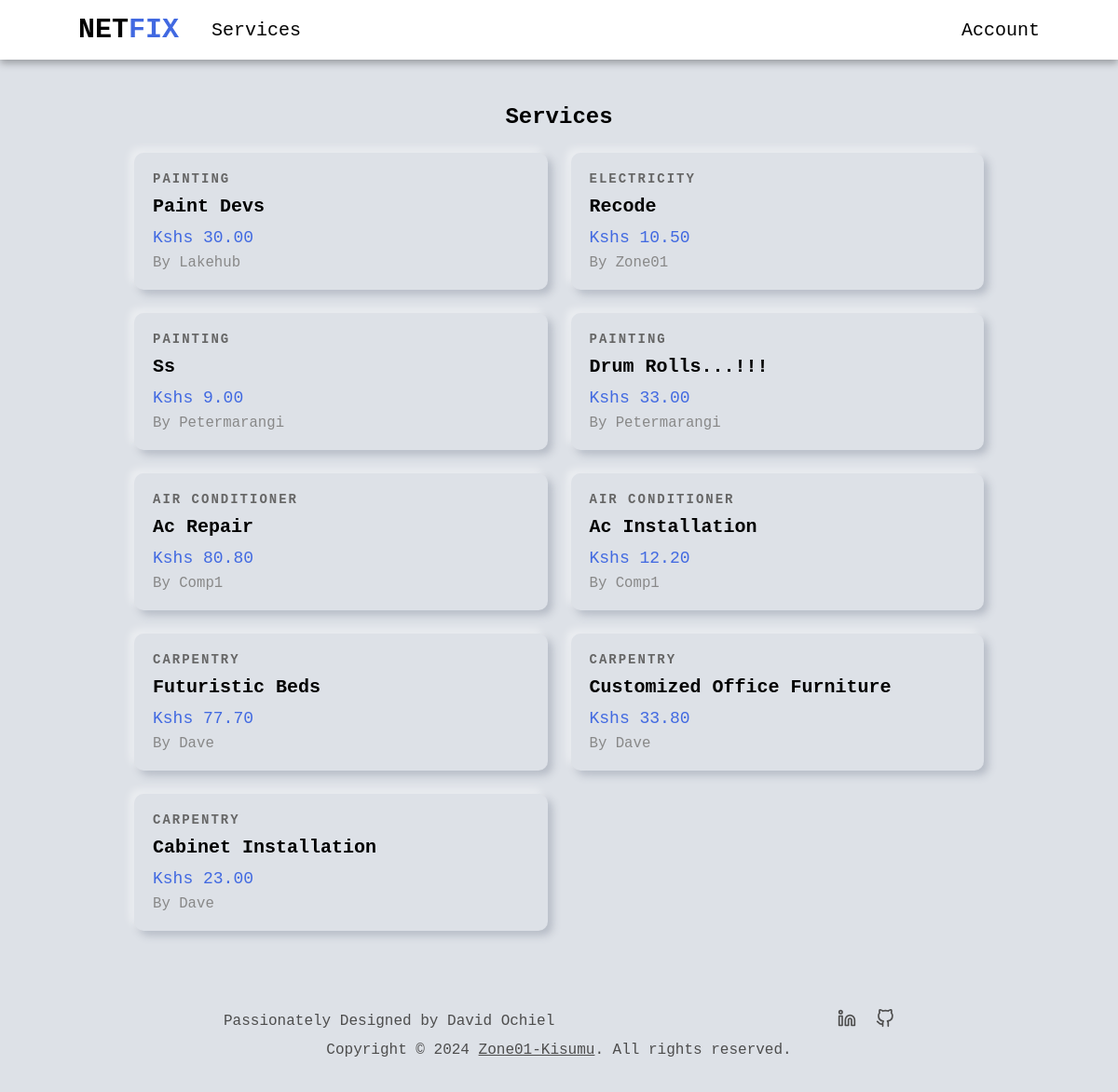
The page /services/ on the database as committed earlier.
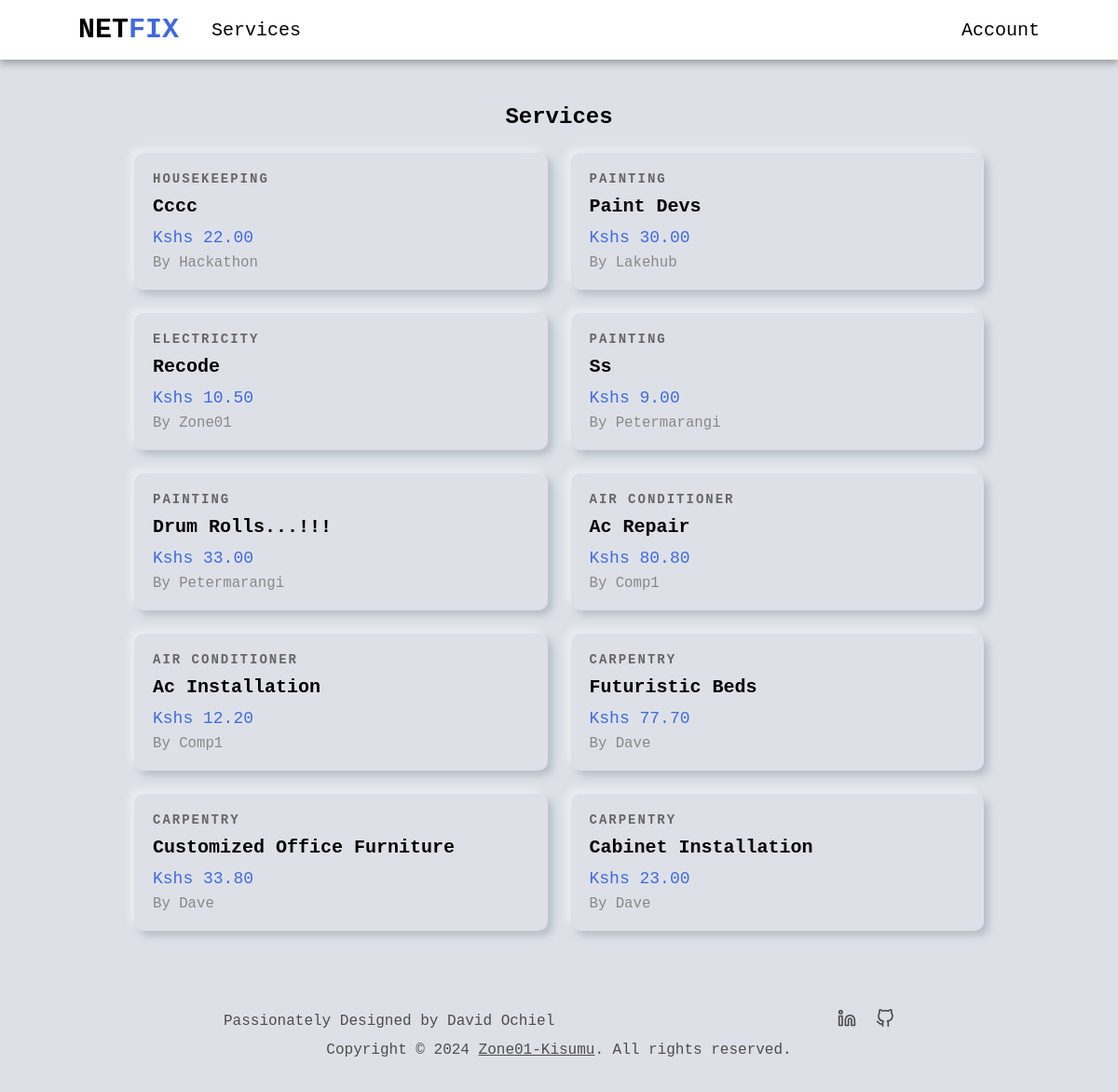
The same page on the database as committed later.
### services/models.py (models this page shows, shortened)
class Service(models.Model):
    company = models.ForeignKey(Company, default="", on_delete=models.CASCADE)
    name = models.CharField(max_length=40)
    description = models.TextField()
    price_hr = models.DecimalField(decimal_places=2, max_digits=5)
    choices = (
        ('Air Conditioner', 'Air Conditioner'),
        ('Carpentry', 'Carpentry'),
        ('Electricity', 'Electricity'),
        ('Gardening', 'Gardening'),
        ('Home Machines', 'Home Machines'),
        ('Housekeeping', 'Housekeeping'),
        ('Interior Design', 'Interior Design'),
        ('Locks', 'Locks'),
        ('Painting', 'Painting'),
        ('Plumbing', 'Plumbing'),
        ('Water Heaters', 'Water Heaters'),
    )
    field = models.CharField(max_length=30, blank=False, null=False, default="", choices=choices)
    date = models.DateTimeField(auto_now=True, null=False)
    id = models.UUIDField(default=uuid.uuid4, unique=True, primary_key=True, editable=False)

### users/models.py (models this page shows, shortened)
class Company(models.Model):
    user = models.OneToOneField(User, on_delete=models.CASCADE, primary_key=True)
    choices = (
        ('Air Conditioner', 'Air Conditioner'),
        ('All in One', 'All in One'),
        ('Carpentry', 'Carpentry'),
        ('Electricity', 'Electricity'),
        ('Gardening', 'Gardening'),
        ('Home Machines', 'Home Machines'),
        ('Housekeeping', 'Housekeeping'),
        ('Interior Design', 'Interior Design'),
        ('Locks', 'Locks'),
        ('Painting', 'Painting'),
        ('Plumbing', 'Plumbing'),
        ('Water Heaters', 'Water Heaters'),
    )
    field = models.CharField(max_length=30, blank=False, null=False, default="", choices=choices)
    class Meta:
        verbose_name = 'Company'
        verbose_name_plural = 'Companies'
    def __str__(self):
        return self.user.username

class User(AbstractUser):
    is_company = models.BooleanField(default=False)
    is_customer = models.BooleanField(default=False)
    email = models.EmailField(max_length=100, unique=True)
    username = models.CharField(max_length=100, unique=True)
    id = models.UUIDField(default=uuid.uuid4, unique=True, primary_key=True, editable=False) # override the default id field
    USERNAME_FIELD = 'email'
    REQUIRED_FIELDS = ['username']

### services/views.py (the view)
# urls.py: path("", v.service_list, name="service_list"),
def service_list(request):
    services = Service.objects.all().order_by("-date")
    context = {
        "services" : services
    }
    return render(request, 'services/services.html', context)

### services/templates/services/services.html (shortened to what this page needs)
{% extends 'main/base.html' %}
{% block content %}
<section class="non-hero-container">
    <div class="services-header">
        <h1>Services</h1>
    </div>
    {% if services %}
    <div class="services-grid">
        {% for service in services %}
        <a href="{% url 'index' service.id %}" class="service-card">
            <div class="card-content">
                <div class="service-category">{{ service.field }}</div>
                <h2 class="service-name">{{ service.name }}</h2>
                <div class="service-price">Kshs {{ service.price_hr }}</div>
                <div class="service-company">by {{service.company}}</div>
            </div>
        </a>
        {% endfor %}
    </div>
    {% else %}
    <div class="no-services">
        <p>Thanks for stopping by. We currently have no services to offer. Kindly check back soon.</p>
    </div>
    {% endif %}
</section>
{% endblock content %}

Rows that differ between the two databases and show on the page:
added Service: field "HOUSEKEEPING", name "Cccc", price_hr "22.00", company "Hackathon"
